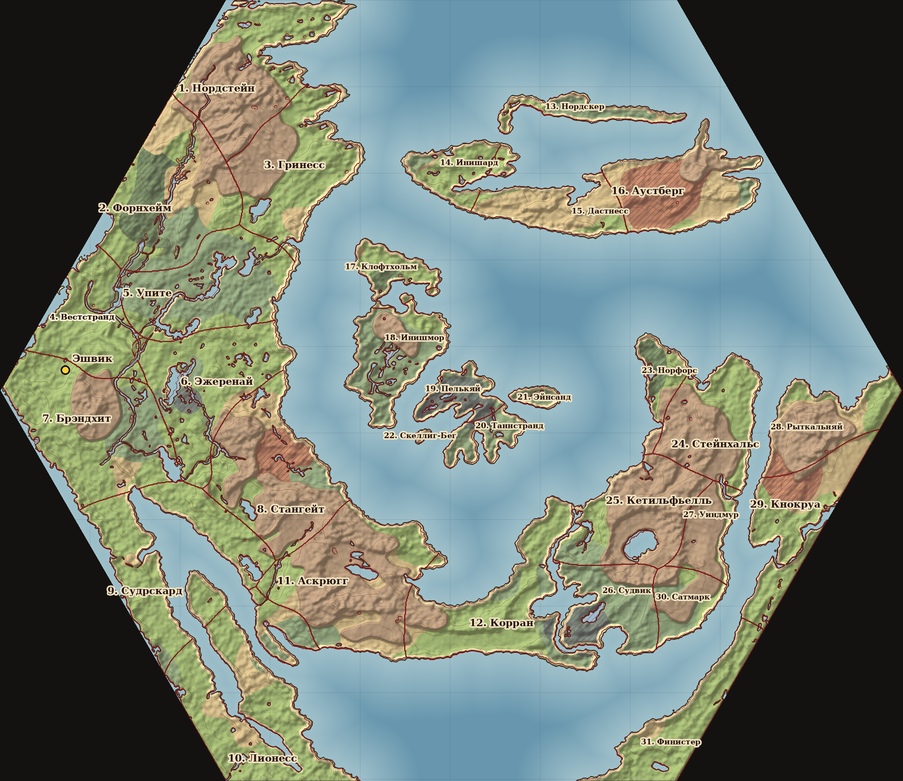
#> input picture game/art/map/map_topo.png, 903 x 781 px, shrunk from 2368 x 2048 before the run
$ python make_topo_clean.py
#> lines starting #> are read from the running program, lines starting #| are printed output that depends on the picture; after the words box and inside, x2 and y2 are one past the last pixel; in counts of white or black regions, pixels touching at a corner belong together
#!/usr/bin/env python3
"""Топокарта світу без підписів: art/map/map_topo.png (канон, 2026-10-29) має «запечені» назви регіонів і жовту точку міста.
Для огляду регіону (world/region_view.gd) підписи малюються окремо, тому тут вони прибираються: пікселі кольору кремового
ореолу й темно-коричневих літер (+ жовта точка міста з чорним кільцем) розширюються на 3 px і заповнюються дифузією сусідніх
пікселів. Результат — art/map/map_topo_clean.png (оригінал не чіпаємо: на M показується він).
  python3 -I game/tools/make_topo_clean.py [тека game]
"""
import pathlib
import sys

import numpy as np
from PIL import Image

game = pathlib.Path(sys.argv[1]) if len(sys.argv) > 1 else pathlib.Path(__file__).resolve().parent.parent
src = game / "art" / "map" / "map_topo.png"
img = np.array(Image.open(src).convert("RGB")).astype(np.int32)


def near(color, tol):
#> called with color = (240, 224, 192), tol = 8
    return (np.abs(img - np.array(color)).max(axis=2) <= tol)
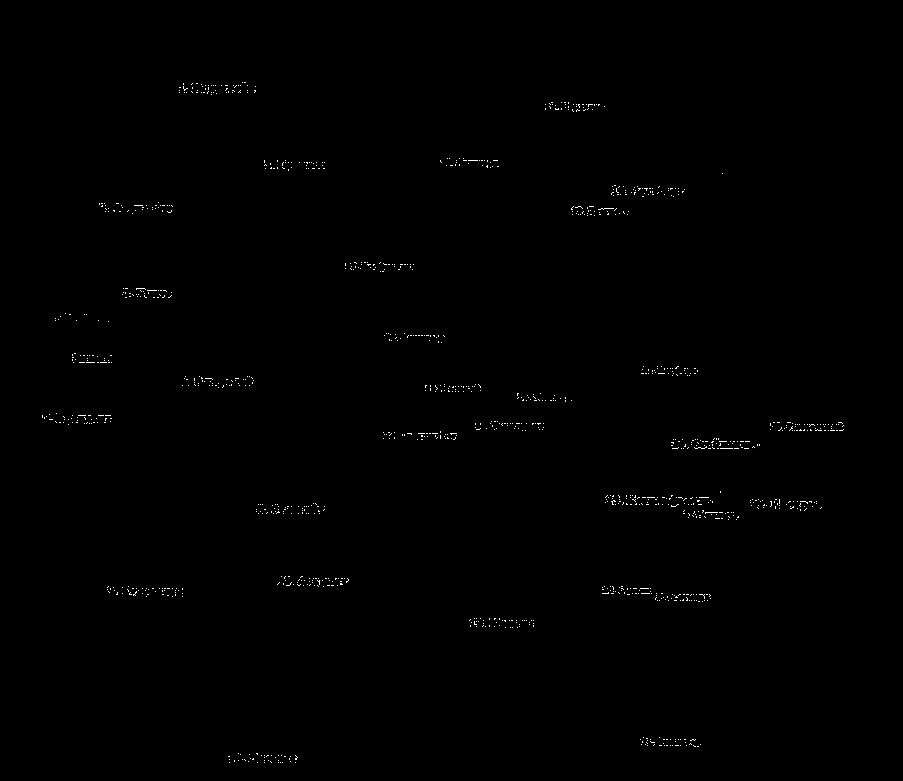
#> returned value: shape (781, 903) bool; 0.32% white in thin lines or dots, all inside (x1, y1, x2, y2) = (42, 82, 844, 763)


mask = near((240, 224, 192), 8) | near((250, 240, 215), 6) | near((40, 16, 8), 10) | near((36, 23, 13), 9)          # ореол і літери
#> in near (call 2), `return (np.abs(img - np.array(color)).max(axis=2) <= tol)`: returned value: shape (781, 903) bool; 0.08% white in thin lines or dots, all inside (x1, y1, x2, y2) = (44, 83, 820, 763)
#> in near (call 3), `return (np.abs(img - np.array(color)).max(axis=2) <= tol)`: returned value: shape (781, 903) bool; 0.09% white in thin lines or dots
#> in near (call 4), `return (np.abs(img - np.array(color)).max(axis=2) <= tol)`: returned value: shape (781, 903) bool; 0.07% white in thin lines or dots
#> mask: shape (781, 903) bool; 0.5% white in thin lines or dots
lines = near((125, 25, 25), 28) | ((img[..., 0] > 85) & (img[..., 0] - img[..., 1] > 50) & (img[..., 0] - img[..., 2] > 50) & (img[..., 1] < 90))                                 # запечені жирні бордові лінії (берег, озера, межі): лишається лише межа регіону з шейдера
#> in near (call 5), `return (np.abs(img - np.array(color)).max(axis=2) <= tol)`: returned value: shape (781, 903) bool; 0.92% white in thin lines or dots
#> lines: shape (781, 903) bool; 1.8% white in thin lines or dots
dot = near((250, 190, 40), 40)                                   # жовта точка міста
#> in near (call 6), `return (np.abs(img - np.array(color)).max(axis=2) <= tol)`: returned value: shape (781, 903) bool; 0% white; 1 white region, box (x1, y1, x2, y2) and area: (62, 367, 68, 373) 25
mask |= dot | lines
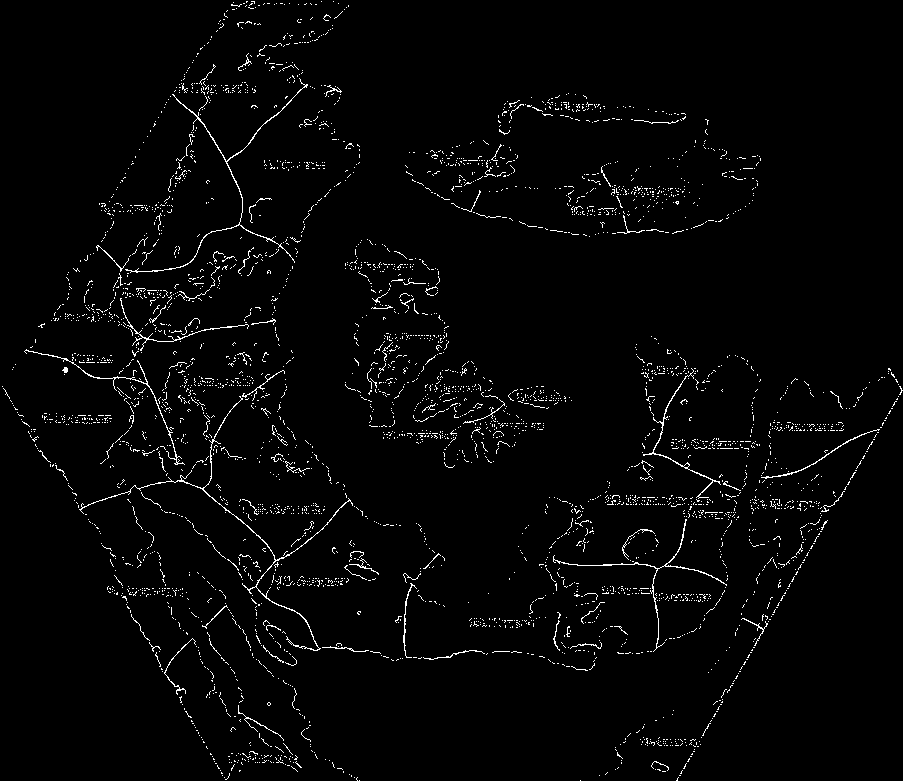
#> mask: shape (781, 903) bool; 2.3% white in thin lines or dots
# розширення маски (AA-краї літер, чорне кільце точки)
def dilate(m, n):
#> called with n = 5
    out = m.copy()
    for _ in range(n):
        p = np.pad(out, 1)
        out = out | p[:-2, 1:-1] | p[2:, 1:-1] | p[1:-1, :-2] | p[1:-1, 2:]
#> out: shape (781, 903) bool; 0.02% white; 1 white region, box (x1, y1, x2, y2) and area: (57, 362, 73, 378) 156
    return out
ring = dilate(dot, 5) & near((16, 16, 16), 40)
#> in near (call 7), `return (np.abs(img - np.array(color)).max(axis=2) <= tol)`: returned value: shape (781, 903) bool; 25.3% white; 736 white regions (732 under 20 px), largest, box (x1, y1, x2, y2) and area: (677, 0, 903, 781) 88343, (0, 0, 225, 390) 44116, (0, 391, 226, 781) 44074, (61, 365, 70, 375) 26
#> ring: shape (781, 903) bool; 0% white in thin lines or dots, all inside (x1, y1, x2, y2) = (61, 365, 70, 375)
mask = dilate(mask, 3) | ring | dilate(lines, 6)
#> call 2 of dilate, with n = 3
#> after the loop in dilate (call 2), `for _ in range(n):`:
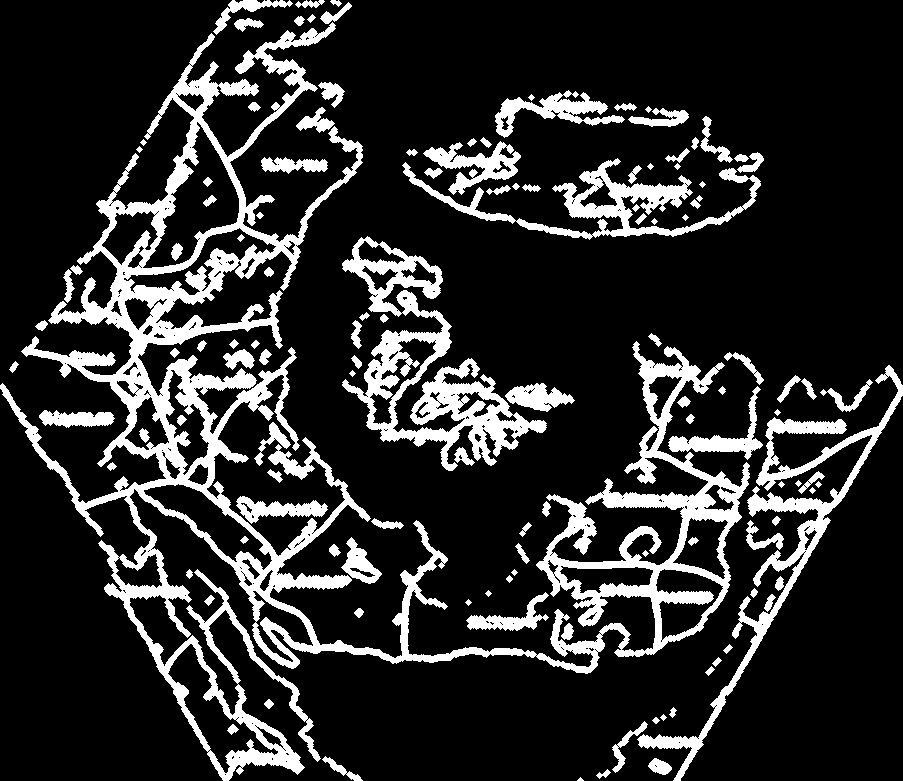
#> out: shape (781, 903) bool; 16.9% white; 126 white regions (1 under 20 px), largest, box (x1, y1, x2, y2) and area: (0, 22, 750, 781) 67808, (342, 236, 547, 471) 12594, (637, 365, 903, 781) 8677
#> call 3 of dilate, with n = 6
#> after the loop in dilate (call 3), `for _ in range(n):`:
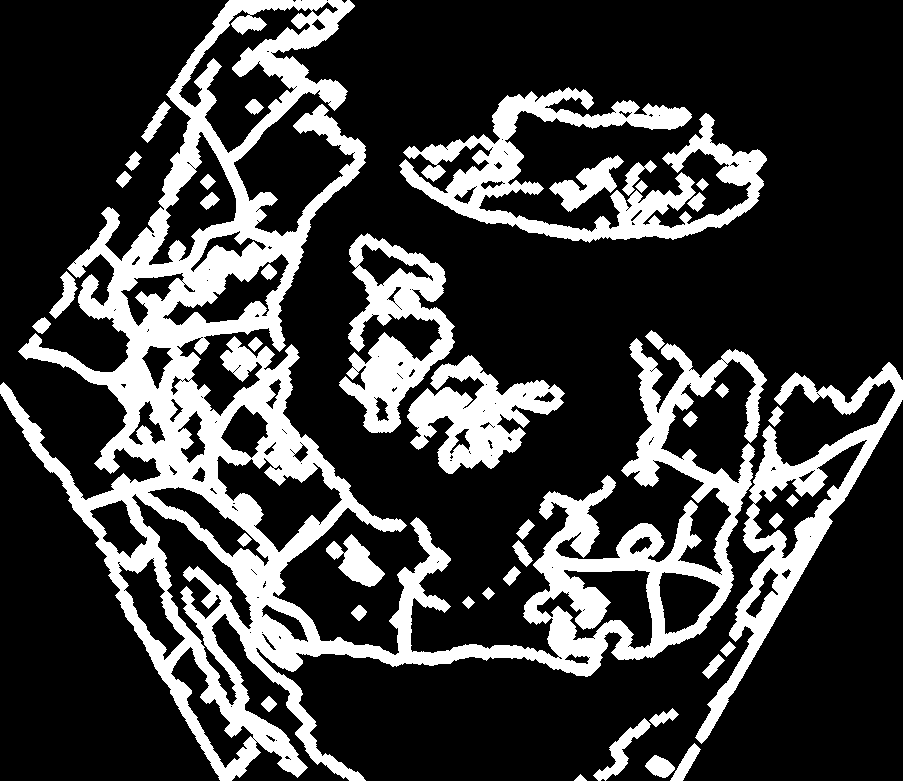
#> out: shape (781, 903) bool; 24% white; 42 white regions, largest, box (x1, y1, x2, y2) and area: (0, 0, 767, 781) 108507, (399, 87, 767, 243) 17795, (695, 362, 903, 744) 13446
#> mask: shape (781, 903) bool; 26.8% white; 31 white regions, largest, box (x1, y1, x2, y2) and area: (0, 0, 903, 781) 140331, (399, 87, 767, 243) 21855, (339, 233, 575, 474) 21243
# Заповнення: спершу фронтом від відомих пікселів, потім релаксація Лапласа (гладко, без смуг)
work = img.astype(np.float32)
known = ~mask
for _ in range(40):
    p = np.pad(work, ((1, 1), (1, 1), (0, 0)), mode="edge")
    k = np.pad(known.astype(np.float32), 1)
    num = (p[:-2, 1:-1] * k[:-2, 1:-1, None] + p[2:, 1:-1] * k[2:, 1:-1, None] + p[1:-1, :-2] * k[1:-1, :-2, None] + p[1:-1, 2:] * k[1:-1, 2:, None])
    den = (k[:-2, 1:-1] + k[2:, 1:-1] + k[1:-1, :-2] + k[1:-1, 2:])[:, :, None]
    fill = np.where(den > 0, num / np.maximum(den, 1e-6), work)
    work = np.where(known[:, :, None], work, fill)
    known = known | (den[:, :, 0] > 0)
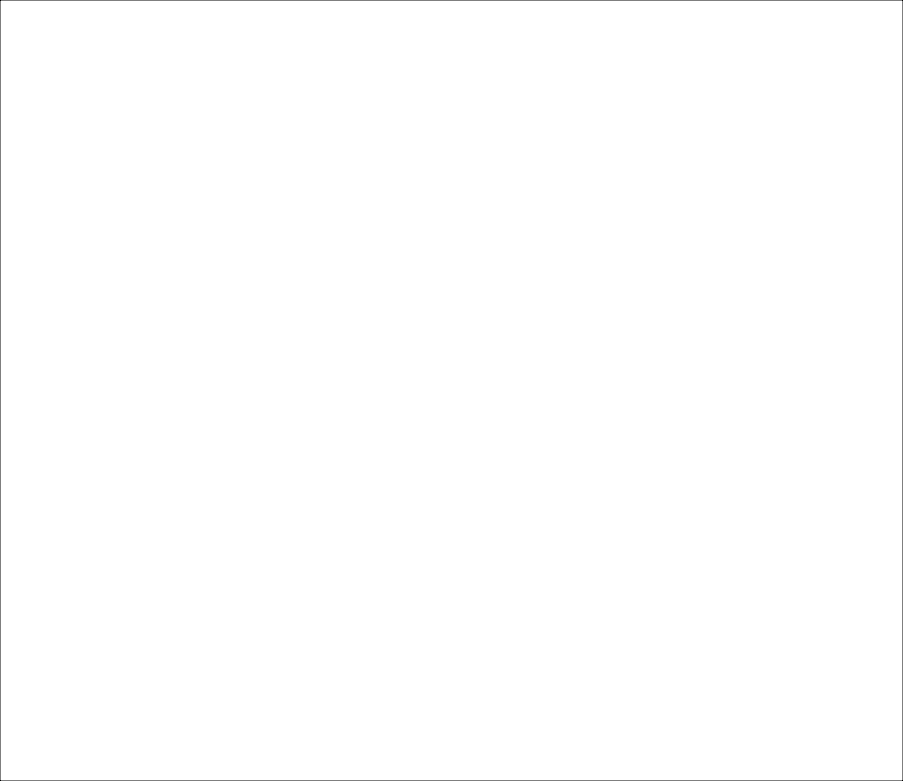
#> den: shape (781, 903, 1) float32; min 2, max 4, mean 4; drawn with min black and max white
#> known: shape (781, 903) bool; every value is 1
for _ in range(300):
    p = np.pad(work, ((1, 1), (1, 1), (0, 0)), mode="edge")
    avg = (p[:-2, 1:-1] + p[2:, 1:-1] + p[1:-1, :-2] + p[1:-1, 2:]) * 0.25
    work = np.where(mask[:, :, None], avg, work)
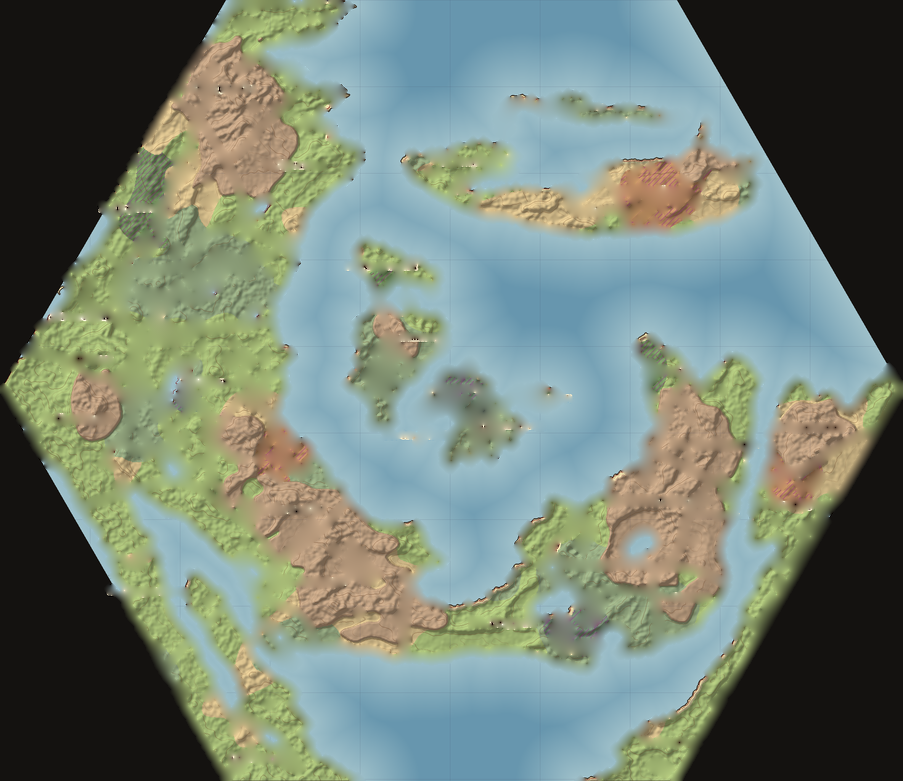
#> work: shape (781, 903, 3) float32; mean R, G, B 113.7, 127.8, 116.8
out = game / "art" / "map" / "map_topo_clean.png"
Image.fromarray(np.clip(work, 0, 255).astype(np.uint8)).save(out, optimize=True)
print("маска %.2f%% пікселів -> %s" % (mask.mean() * 100.0, out))
#| маска 26.81% пікселів -> game/art/map/map_topo_clean.png
